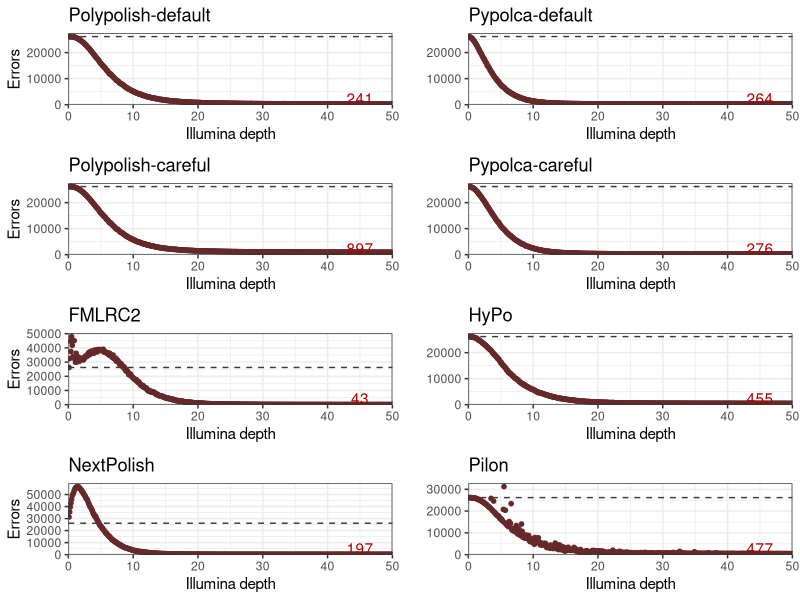

Here is the R script that generated this plot:
## ---- chunk 1
library(tidyverse)
library(knitr)
library(readr)
library(dplyr)
library(cowplot)

plot_dir <- "plots"
dir.create(plot_dir)

opts_chunk$set(dpi=300, fig.path='plots/', echo=TRUE, dev=c('png','pdf'), warning=FALSE, message=FALSE)
pdf.options(useDingbats = FALSE)
## ---- chunk 2
per_genome_results <- read_delim("results.tsv", delim = "\t", escape_double = FALSE, trim_ws = TRUE)
colnames(per_genome_results) <- c("genome", "depth", "polishing", "errors")
per_genome_results$depth <- as.numeric(per_genome_results$depth)
per_genome_results <- per_genome_results %>% pivot_wider(names_from = polishing, values_from = errors)

per_genome_results <- per_genome_results %>%
  mutate(before_polish = case_when(
    genome == "ATCC_10708_Salmonella_enterica" ~ 4132,
    genome == "ATCC_14035_Vibrio_cholerae" ~ 4664,
    genome == "ATCC_17802_Vibrio_parahaemolyticus" ~ 4202,
    genome == "ATCC_19119_Listeria_ivanovii" ~ 936,
    genome == "ATCC_25922_Escherichia_coli" ~ 5510,
    genome == "ATCC_33560_Campylobacter_jejuni" ~ 2538,
    genome == "ATCC_35221_Campylobacter_lari" ~ 2739,
    genome == "ATCC_35897_Listeria_welshimeri" ~ 668,
    genome == "ATCC_BAA-679_Listeria_monocytogenes" ~ 795))
## ---- chunk 3
introduced <- per_genome_results
introduced$Polypolish_introduced <- ifelse(introduced$Polypolish - introduced$before_polish > 0, TRUE, FALSE)
introduced$`Polypolish-careful_introduced` <- ifelse(introduced$`Polypolish-careful` - introduced$before_polish > 0, TRUE, FALSE)
introduced$pypolca_introduced <- ifelse(introduced$pypolca - introduced$before_polish > 0, TRUE, FALSE)
introduced$`pypolca-careful_introduced` <- ifelse(introduced$`pypolca-careful` - introduced$before_polish > 0, TRUE, FALSE)
introduced$HyPo_introduced <- ifelse(introduced$HyPo - introduced$before_polish > 0, TRUE, FALSE)
introduced$FMLRC2_introduced <- ifelse(introduced$FMLRC2 - introduced$before_polish > 0, TRUE, FALSE)
introduced$NextPolish_introduced <- ifelse(introduced$NextPolish - introduced$before_polish > 0, TRUE, FALSE)
introduced$Pilon_introduced <- ifelse(introduced$Pilon - introduced$before_polish > 0, TRUE, FALSE)


total_results <- introduced %>%
  group_by(depth) %>%
  summarise(before_polish = sum(before_polish),
            polypolish_errors = sum(Polypolish),
            polypolish_introduced = any(Polypolish_introduced),
            polypolish_careful_errors = sum(`Polypolish-careful`),
            polypolish_careful_introduced = any(`Polypolish-careful_introduced`),
            pypolca_errors = sum(pypolca),
            pypolca_introduced = any(pypolca_introduced),
            pypolca_careful_errors = sum(`pypolca-careful`),
            pypolca_careful_introduced = any(`pypolca-careful_introduced`),
            hypo_errors = sum(HyPo),
            hypo_introduced = any(HyPo_introduced),
            fmlrc2_errors = sum(FMLRC2),
            fmlrc2_introduced = any(FMLRC2_introduced),
            nextpolish_errors = sum(NextPolish),
            nextpolish_introduced = any(NextPolish_introduced),
            pilon_errors = sum(Pilon),
            pilon_introduced = any(Pilon_introduced))
## ---- chunk 4
plot_full_range <- function(column_name, polisher_name, no_x = FALSE, no_y = FALSE) {
  mean_40_and_up <- total_results %>% filter(depth >= 40.0) %>% summarise(median(!!sym(column_name)))
  mean_40_and_up <- mean_40_and_up[[1]]

  introduced_column <- gsub("_errors", "_introduced", column_name)
  max_y <- max(total_results[[column_name]], na.rm = TRUE) * 1.05
  p <- ggplot(total_results, aes(x=depth,y=!!sym(column_name),colour=!!sym(introduced_column) )) +
    geom_hline(yintercept = 26185, color="#3A3A3A", linetype = "dashed") +
    geom_point(size = 1.25, colour = "#662929") +
    annotate("text", label=mean_40_and_up, x=45, y=max_y/11, colour="#AF0000", lineheight = 0.9) +
    theme_bw() + theme(legend.position = "none") +
    scale_x_continuous(limits = c(0, 50), expand = c(0, 0)) +
    scale_y_continuous(limits = c(0, max_y), expand = c(0, 0)) +
    labs(title=polisher_name, x="Illumina depth", y="Errors")
  if (no_x) {
    p <- p + theme(axis.title.x=element_blank(), axis.text.x=element_blank(), axis.ticks.x=element_blank())
  }
  if (no_y) {
    p <- p + theme(axis.title.y=element_blank())
  }
  return(p)
}

p1 <- plot_full_range("polypolish_errors", "Polypolish-default", FALSE, FALSE)
p2 <- plot_full_range("pypolca_errors", "Pypolca-default", FALSE, TRUE)
p3 <- plot_full_range("polypolish_careful_errors", "Polypolish-careful", FALSE, FALSE)
p4 <- plot_full_range("pypolca_careful_errors", "Pypolca-careful", FALSE, TRUE)
p5 <- plot_full_range("fmlrc2_errors", "FMLRC2", FALSE, FALSE)
p6 <- plot_full_range("hypo_errors", "HyPo", FALSE, TRUE)
p7 <- plot_full_range("nextpolish_errors", "NextPolish", FALSE, FALSE)
p8 <- plot_full_range("pilon_errors", "Pilon", FALSE, TRUE)

jpeg(file = paste(plot_dir, "Supp_Figure10.jpeg", sep = "/" ), units = "in",
     width = 10,
     height = 12, bg = "transparent", res = 600)

plot_grid(p1, p2, p3, p4, p5, p6, p7, p8, nrow=4, align = 'hv')
dev.off()
